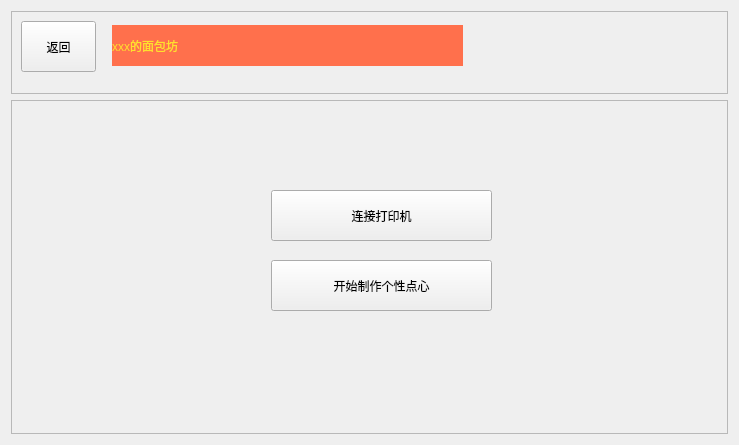
<?xml version="1.0" encoding="UTF-8"?>
<ui version="4.0">
 <class>yourfood</class>
 <widget class="QWidget" name="yourfood">
  <property name="geometry">
   <rect>
    <x>0</x>
    <y>0</y>
    <width>739</width>
    <height>445</height>
   </rect>
  </property>
  <property name="windowTitle">
   <string>Form</string>
  </property>
  <layout class="QVBoxLayout" name="verticalLayout" stretch="1,4">
   <item>
    <widget class="QFrame" name="title">
     <property name="frameShape">
      <enum>QFrame::StyledPanel</enum>
     </property>
     <property name="frameShadow">
      <enum>QFrame::Raised</enum>
     </property>
     <widget class="QPushButton" name="back">
      <property name="geometry">
       <rect>
        <x>10</x>
        <y>10</y>
        <width>75</width>
        <height>51</height>
       </rect>
      </property>
      <property name="text">
       <string>返回</string>
      </property>
     </widget>
     <widget class="QLabel" name="label">
      <property name="geometry">
       <rect>
        <x>101</x>
        <y>14</y>
        <width>351</width>
        <height>41</height>
       </rect>
      </property>
      <property name="styleSheet">
       <string notr="true">QLabel
{
	
	font: 75 24pt &quot;华文彩云&quot;;
	
	color: rgb(255, 224, 44);
	
	background-color: rgb(255, 112, 76);

}</string>
      </property>
      <property name="text">
       <string>xxx的面包坊</string>
      </property>
     </widget>
    </widget>
   </item>
   <item>
    <widget class="QFrame" name="content">
     <property name="styleSheet">
      <string notr="true">QLabel
{
	
	color: rgb(249, 71, 255);
	font: 75 16pt &quot;华文琥珀&quot;;
}</string>
     </property>
     <property name="frameShape">
      <enum>QFrame::StyledPanel</enum>
     </property>
     <property name="frameShadow">
      <enum>QFrame::Raised</enum>
     </property>
     <widget class="QPushButton" name="connect">
      <property name="geometry">
       <rect>
        <x>260</x>
        <y>90</y>
        <width>221</width>
        <height>51</height>
       </rect>
      </property>
      <property name="text">
       <string>连接打印机</string>
      </property>
     </widget>
     <widget class="QPushButton" name="cook">
      <property name="geometry">
       <rect>
        <x>260</x>
        <y>160</y>
        <width>221</width>
        <height>51</height>
       </rect>
      </property>
      <property name="text">
       <string>开始制作个性点心</string>
      </property>
     </widget>
    </widget>
   </item>
  </layout>
 </widget>
 <resources/>
 <connections/>
</ui>
